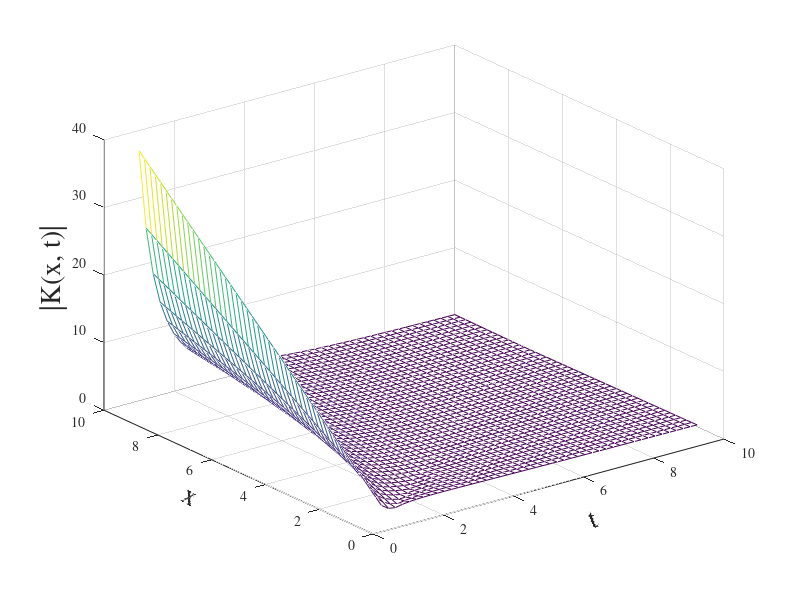

The MATLAB source for this figure:
a = 1;
b = 10;
t_kerl = [a : 0.2 : b];
x_kerl = [a : 0.2 : b];
[T_KERL, X_KERL] = meshgrid(t_kerl, x_kerl);
KERL = abs((4 .* X_KERL - 3 .* T_KERL) ./ T_KERL .^ 2);
mesh(T_KERL, X_KERL, KERL);
set(gca,'fontname','times');
xlabel('t', 'Rotation', 20, 'FontSize', 20);
ylabel('x', 'Rotation', -30, 'FontSize', 20);
zlabel('|K(x, t)|', 'FontSize', 20);
%according to the graph, max equals to 37 (t = 1, x = 10) 
%delta = 3.7